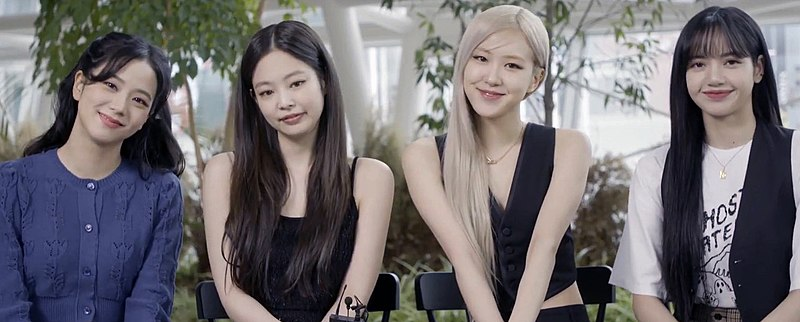
#> input picture OpenCV/Blackpink.jpg, 800 x 322 px
$ python people.py
#> lines starting #> are read from the running program, lines starting #| are printed output that depends on the picture; after the words box and inside, x2 and y2 are one past the last pixel; in counts of white or black regions, pixels touching at a corner belong together
import cv2
img = cv2.imread('Blackpink.jpg')
#> img is the input picture: shape (322, 800, 3); mean B, G, R 111.4, 107.8, 111.9
gray = cv2.cvtColor(img, cv2.COLOR_BGR2GRAY)   # 圖片轉灰階
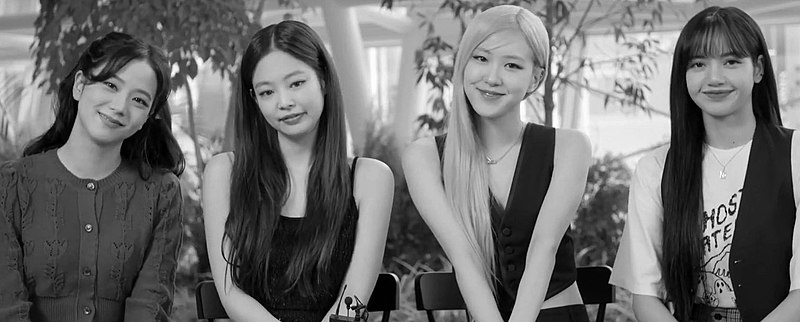
#> gray: shape (322, 800); min 0, max 255, mean 109.4
#gray = cv2.medianBlur(gray, 5)                # 如果一直偵測到雜訊，可使用模糊的方式去除雜訊

eye_cascade = cv2.CascadeClassifier("haarcascade_eye.xml")  # 使用眼睛模型
eyes = eye_cascade.detectMultiScale(gray)                       # 偵測眼睛
#> eyes = [[469, 47, 23, 23], [719, 52, 22, 22], [499, 55, 22, 22], [687, 55, 22, 22], [283, 70, 25, 25], [101, 75, 22, 22], [256, 82, 21, 21], [127, 90, 22, 22], [418, 114, 22, 22], [605, 73, 49, 49]]
for (x, y, w, h) in eyes:
    cv2.rectangle(img, (x, y), (x+w, y+h), (0, 255, 0), 2)      # 標記綠色方框
#> this loop made 10 passes
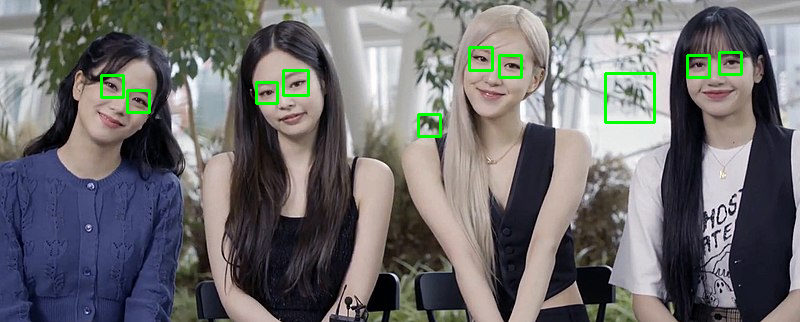
#> img: shape (322, 800, 3); 1.15% of pixels changed, all inside (x1, y1, x2, y2) = (100, 46, 743, 138)

mouth_cascade = cv2.CascadeClassifier("haarcascade_mcs_mouth.xml")  # 使用嘴巴模型
mouths = mouth_cascade.detectMultiScale(gray)                           # 偵測嘴巴
#> mouths = [[476, 85, 37, 22], [696, 83, 41, 24], [705, 109, 28, 17], [276, 112, 32, 19], [91, 137, 29, 17], [715, 52, 36, 22], [277, 126, 37, 22], [496, 56, 40, 24]]
for (x, y, w, h) in mouths:
    cv2.rectangle(img, (x, y), (x+w, y+h), (0, 0, 255), 2)              # 標記紅色方框
#> this loop made 8 passes
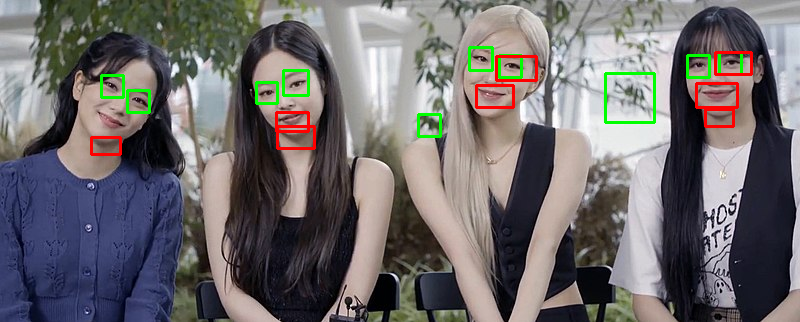
#> img: shape (322, 800, 3); 1.01% of pixels changed, all inside (x1, y1, x2, y2) = (90, 51, 753, 156)

nose_cascade = cv2.CascadeClassifier("haarcascade_mcs_nose.xml")    # 使用鼻子模型
noses = nose_cascade.detectMultiScale(gray)                             # 偵測鼻子
#> noses = [[701, 71, 26, 21], [480, 72, 23, 19], [273, 95, 23, 19], [126, 72, 43, 36]]
for (x, y, w, h) in noses:
    cv2.rectangle(img, (x, y), (x+w, y+h), (255, 0, 0), 2)              # 標記藍色方框
#> this loop made 4 passes
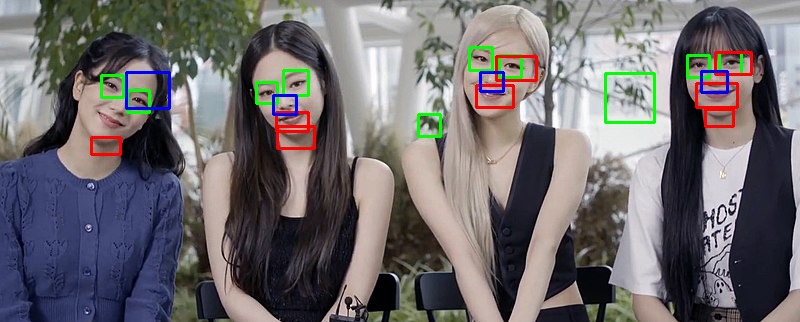
#> img: shape (322, 800, 3); 0.48% of pixels changed, all inside (x1, y1, x2, y2) = (125, 70, 729, 116)

cv2.imshow('people', img)
cv2.waitKey(0)   # 按下任意鍵停止
cv2.destroyAllWindows()

$ run again, with OpenCV/Jennie1.jpg copied over OpenCV/Blackpink.jpg
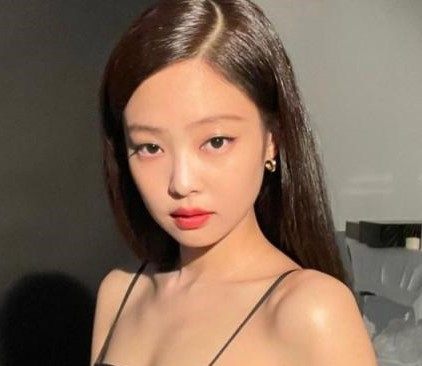
#> input picture OpenCV/Jennie1.jpg, 422 x 366 px
#> img is the input picture: shape (366, 422, 3); mean B, G, R 88.5, 105.9, 129.2
#> eyes = [[191, 118, 47, 47], [130, 130, 38, 38]]
#> the loop `for (x, y, w, h) in eyes:` made 2 passes
#> mouths = [[165, 205, 51, 30], [144, 26, 64, 38]]
#> the loop `for (x, y, w, h) in mouths:` made 2 passes
#> after the loop `for (x, y, w, h) in mouths:`:
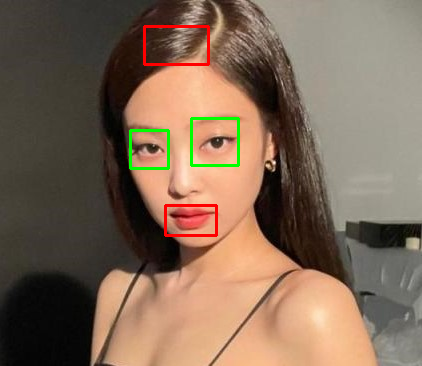
#> img: shape (366, 422, 3); mean B, G, R 87, 105.8, 128.5
#> noses = [[158, 167, 50, 42]]
#> the loop `for (x, y, w, h) in noses:` made 1 pass
#> after the loop `for (x, y, w, h) in noses:`:
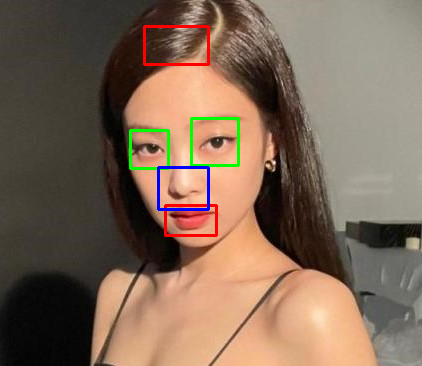
#> img: shape (366, 422, 3); 0.35% of pixels changed, all inside (x1, y1, x2, y2) = (157, 166, 210, 211)

$ run again, with OpenCV/Jennie2.jpg copied over OpenCV/Blackpink.jpg
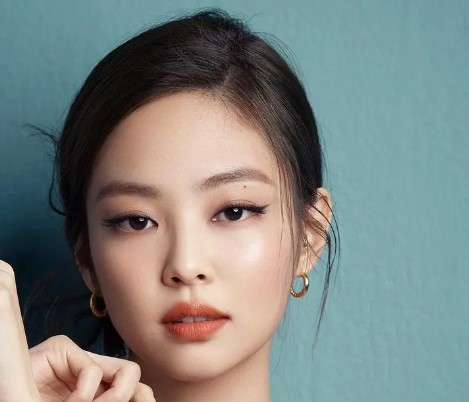
#> input picture OpenCV/Jennie2.jpg, 469 x 402 px
#> img is the input picture: shape (402, 469, 3); mean B, G, R 128.3, 131.5, 124.5
#> eyes = [[202, 183, 58, 58], [107, 193, 57, 57], [158, 265, 29, 29], [151, 281, 72, 72]]
#> the loop `for (x, y, w, h) in eyes:` made 4 passes
#> mouths = [[155, 305, 79, 48], [95, 207, 69, 41], [151, 265, 68, 41], [92, 177, 77, 46]]
#> the loop `for (x, y, w, h) in mouths:` made 4 passes
#> after the loop `for (x, y, w, h) in mouths:`:
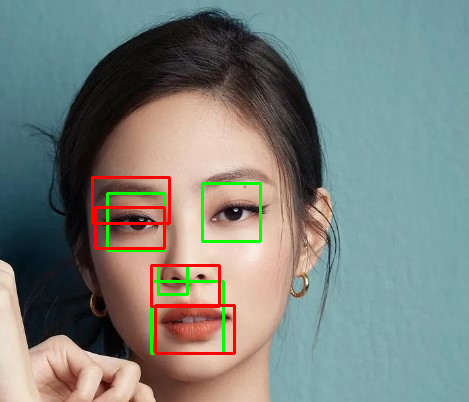
#> img: shape (402, 469, 3); mean B, G, R 125.2, 130.7, 123.7
#> noses = [[173, 292, 24, 20], [154, 247, 61, 51], [86, 145, 101, 84], [49, 137, 139, 116]]
#> the loop `for (x, y, w, h) in noses:` made 4 passes
#> after the loop `for (x, y, w, h) in noses:`:
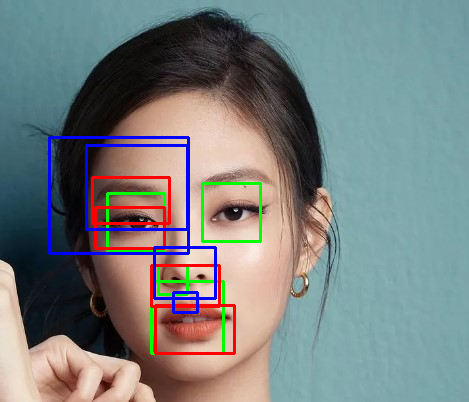
#> img: shape (402, 469, 3); 1.78% of pixels changed, all inside (x1, y1, x2, y2) = (48, 136, 217, 314)

$ run again, with OpenCV/Jennie3.jpg copied over OpenCV/Blackpink.jpg
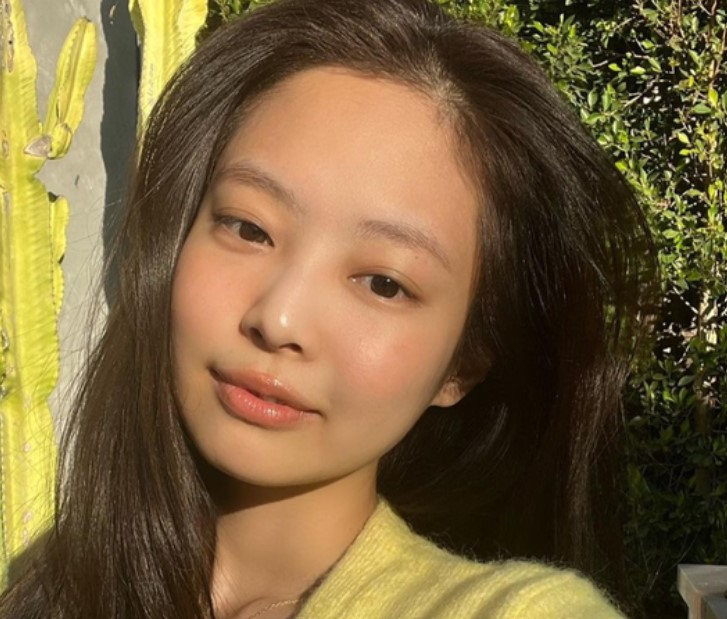
#> input picture OpenCV/Jennie3.jpg, 727 x 619 px
#> img is the input picture: shape (619, 727, 3); mean B, G, R 60.7, 97.2, 119.5
#> eyes = [[276, 335, 31, 31], [201, 186, 89, 89], [342, 245, 82, 82], [204, 348, 100, 100]]
#> the loop `for (x, y, w, h) in eyes:` made 4 passes
#> mouths = [[20, 148, 28, 16], [219, 393, 98, 59], [230, 314, 104, 63], [312, 240, 160, 96]]
#> the loop `for (x, y, w, h) in mouths:` made 4 passes
#> after the loop `for (x, y, w, h) in mouths:`:
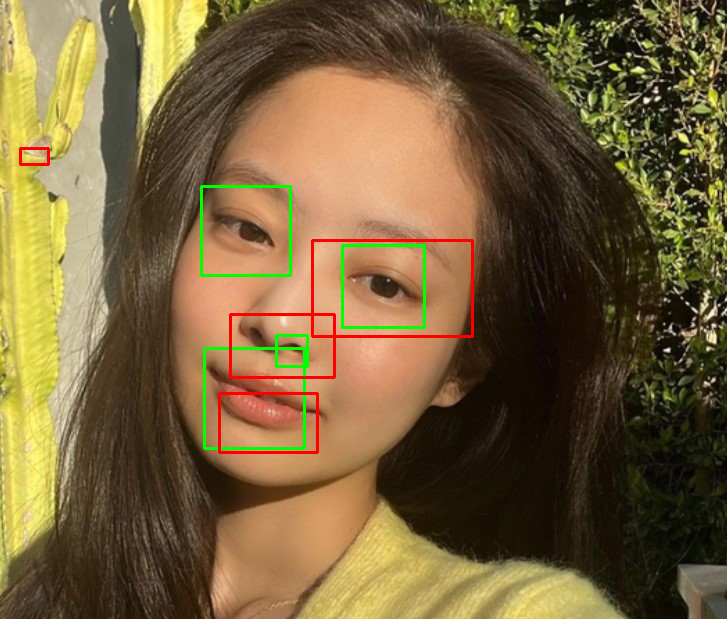
#> img: shape (619, 727, 3); mean B, G, R 59.1, 97, 118.5
#> noses = [[424, 386, 41, 34], [228, 289, 95, 80], [306, 140, 264, 220]]
#> the loop `for (x, y, w, h) in noses:` made 3 passes
#> after the loop `for (x, y, w, h) in noses:`:
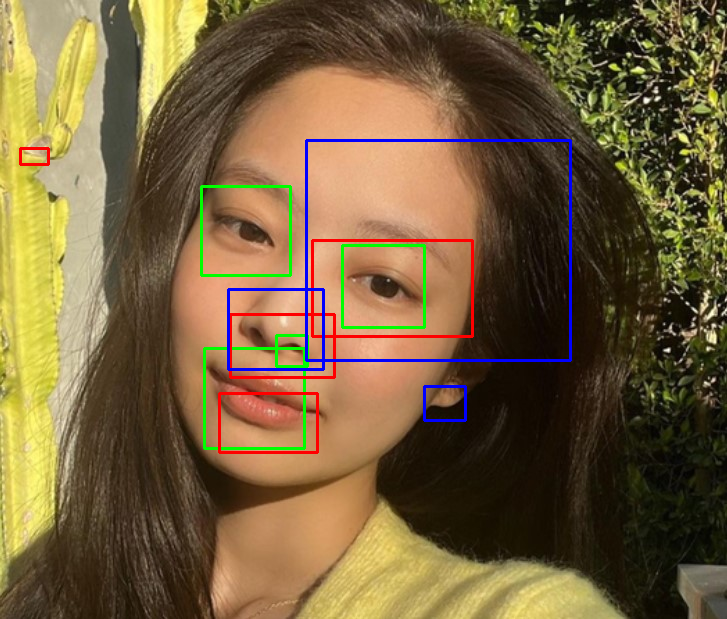
#> img: shape (619, 727, 3); 0.97% of pixels changed, all inside (x1, y1, x2, y2) = (227, 139, 572, 422)
